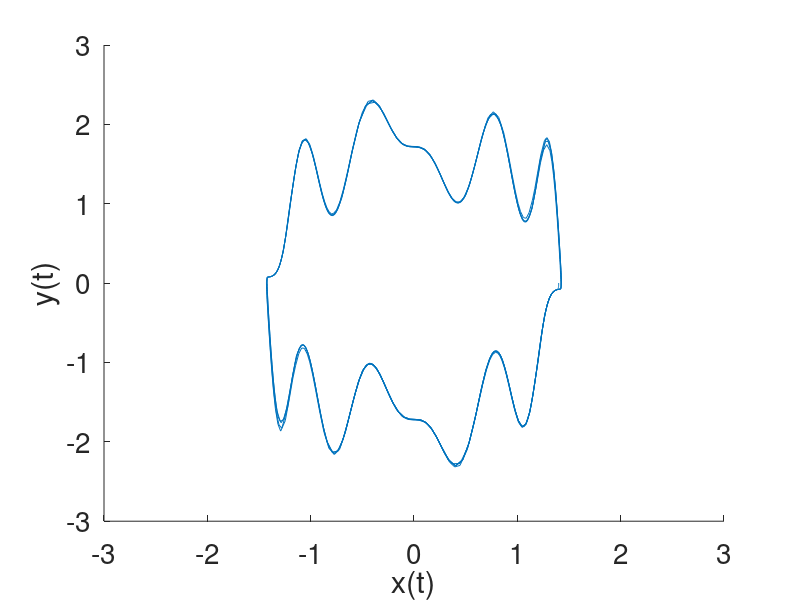

Here is the MATLAB script that generated this plot:
% Program_13c - Non-convex limit cycle.
% Chapter 13 - Limit Cycles.
% Copyright Springer 2025. Stephen Lynch.

% Non-convex limit cycle of a Lienard system (Figure 11.8).
clear;figure;
hold on
a2=90;a4=-882;a6=2598.4;a8=-3359.997;a10=2133.34;a12=-651.638;a14=76.38;
sys1=@(t,x) [x(2);-x(1)-x(2)*(a2*(x(1))^2+a4*(x(1))^4+a6*(x(1))^6+a8*(x(1))^8+a10*(x(1))^10+a12*(x(1))^12+a14*(x(1))^14)]; 
[t,xt] = ode45(sys1,[0 30],[1.4 0]);
plot(xt(:,1),xt(:,2))      
axis([-3 3 -3 3])
set(gca,'FontSize',20);
set(gca,'XTick',-3:1:3)
set(gca,'YTick',-3:1:3)
xlabel('x(t)')
ylabel('y(t)')
% End of Program_13c.
